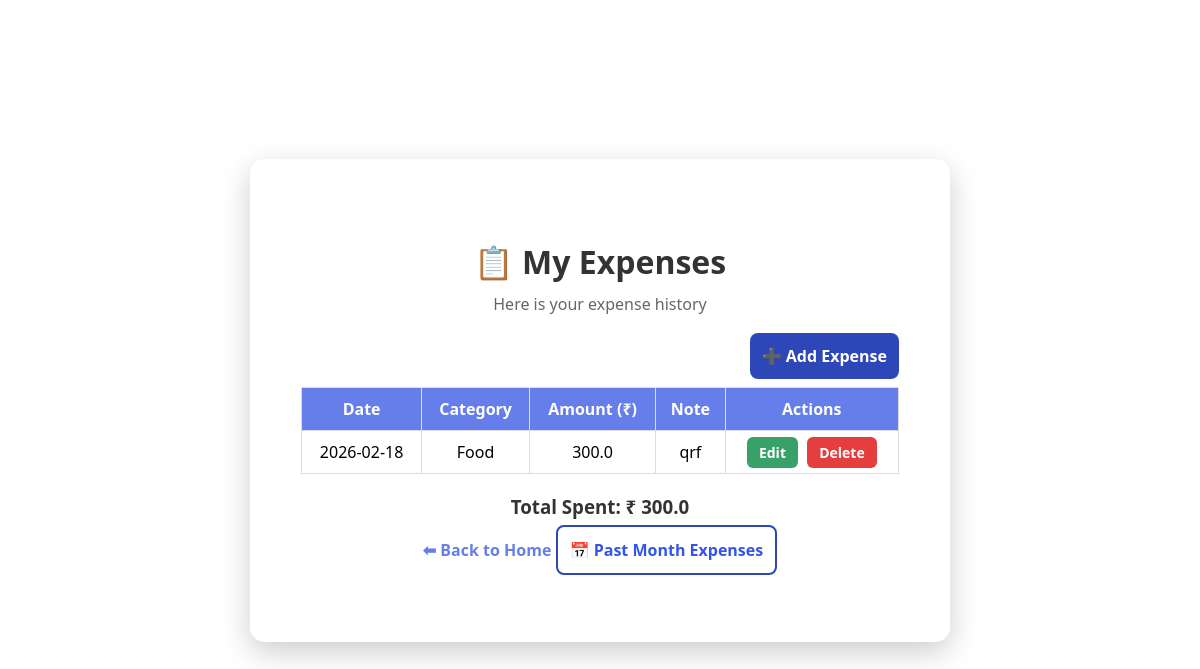
The app's page /expenses (signed in), older data.
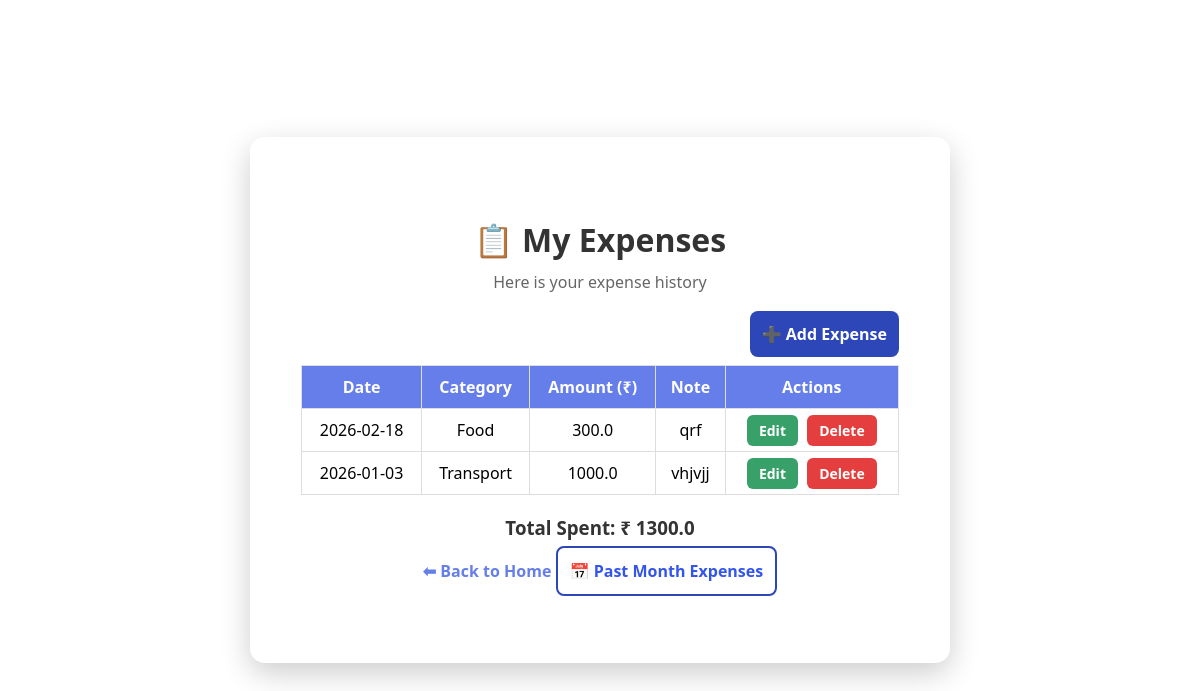
The same page, newer data.
### tables this page shows
CREATE TABLE expenses (
            id INTEGER PRIMARY KEY AUTOINCREMENT,
            username TEXT NOT NULL,
            amount REAL NOT NULL,
            category TEXT NOT NULL,
            date TEXT NOT NULL,
            note TEXT
        );

### app.py (the view)
@app.route("/expenses")
def view_expenses():
    if "user" not in session:
        return redirect("/login")
    username = session["user"]
    conn = get_db_connection()
    expenses = conn.execute(
        "SELECT * FROM expenses WHERE username = ? ORDER BY date DESC",
        (username,)
    ).fetchall()
    conn.close()
    total = sum(expense["amount"] for expense in expenses)
    return render_template(
        "view_expenses.html",
        expenses=expenses,
        total=total
    )

### app.py (called while the page is built)
def get_db_connection():
    conn = sqlite3.connect("expenses.db")
    conn.row_factory = sqlite3.Row
    return conn

### templates/view_expenses.html (shortened to what this page needs)
<!DOCTYPE html>
<html lang="en">
<head>
    <link rel="stylesheet" href="{{ url_for('static', filename='style.css') }}">
</head>
<body>
<div class="container" style="width: 700px;">
    <h1>📋 My Expenses</h1>
    <p class="subtitle">Here is your expense history</p>
    <div style="text-align: right; margin-bottom: 20px;">
        <a href="{{ url_for('add_expense') }}" class="btn primary">➕ Add Expense</a>
    </div>
    {% if expenses %}
    <table class="expense-table">
        <thead>
            <tr>
                <th>Date</th>
                <th>Category</th>
                <th>Amount (₹)</th>
                <th>Note</th>
                <th>Actions</th>
            </tr>
        </thead>
        <tbody>
            {% for expense in expenses %}
            <tr>
                <td>{{ expense.date }}</td>
                <td>{{ expense.category }}</td>
                <td>{{ expense.amount }}</td>
                <td>{{ expense.note or "-" }}</td>
                <td>
                    <a href="{{ url_for('edit_expense', expense_id=expense.id) }}" class="btn edit">Edit</a>
                    <a href="{{ url_for('delete_expense', expense_id=expense.id) }}" class="btn delete"
                       onclick="return confirm('Are you sure you want to delete this expense?');">Delete</a>
                    </td>
            </tr>
            {% endfor %}
        </tbody>
    </table>
    <h3 class="total">Total Spent: ₹ {{ total }}</h3>
    {% else %}
        <p>No expenses added yet.</p>
    {% endif %}
    <a href="/" class="back-link">⬅ Back to Home</a>
    <a href="{{ url_for('past_month_expenses') }}" class="btn secondary">📅 Past Month Expenses</a>
</div>
</body>
</html>

### static/style.css (style rules this page uses)
* { margin: 0; padding: 0; box-sizing: border-box; font-family: "Segoe UI", sans-serif; }
body { height: 100vh; background-image: url("https://images.pexels.com/photos/27920274/pexels-photo-27920274.jpeg?cs=srgb&dl=pexels-jakubzerdzicki-27920274.jpg&fm=jpg"); background-size: cover; background-position: center; background-repeat: no-repeat; display: flex; align-items: center; justify-content: center; }
.container { background: rgba(255, 255, 255, 0.75); backdrop-filter: blur(10px); -webkit-backdrop-filter: blur(10px); padding: 80px 50px; width: 500px; text-align: center; border-radius: 15px; box-shadow: 0 10px 30px rgba(0,0,0,0.2); border: 1px solid rgba(255, 255, 255, 0.3); }
.container h1 { font-size: 32px; margin-bottom: 10px; color: #333; }
.subtitle { color: #666; margin-bottom: 30px; }
.btn { text-decoration: none; padding: 12px; border-radius: 8px; font-size: 16px; font-weight: 600; transition: 0.3s ease; cursor: pointer; border: none; }
.primary { background: #2d47b9; color: white; }
.secondary { border: 2px solid #2d47b9; color: #3355eb; }
.edit { background: #38a169; color: white; padding: 6px 12px; border-radius: 6px; text-decoration: none; font-size: 14px; margin-right: 5px; }
.delete { background: #e53e3e; color: white; padding: 6px 12px; border-radius: 6px; text-decoration: none; font-size: 14px; }
.back-link { display: inline-block; margin-top: 20px; color: #667eea; text-decoration: none; font-weight: 600; }
.expense-table { width: 100%; border-collapse: collapse; margin-top: 20px; }
.expense-table th, .expense-table td { border: 1px solid #ddd; padding: 10px; text-align: center; }
.expense-table th { background: #667eea; color: white; }
.total { margin-top: 20px; color: #333; }

Row changes from the older to the newer data that the page shows:
added expenses: date "2026-01-03", category "Transport", amount "1000.0", note "vhjvjj"
Text that changed along with them:
{{ total }}: "300.0" → "1300.0"
